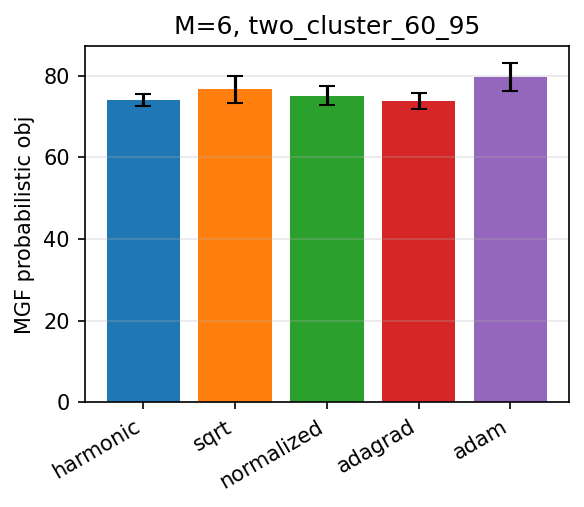

This chart was generated by the following Python code:
"""
CompareSubgradient_probabilistic.py - benchmark of dual-update methods for
the probabilistic-link Lagrangian.

Methods compared: harmonic, sqrt, normalized, adagrad, adam (+constant if
INFOCOM_INCLUDE_CONSTANT=1).

For each (method, q_profile) pair we:
  1. Run subgradientiter1_probabilistic with history=True.
  2. Build the gain table from the learned multipliers.
  3. Roll out MGF probabilistic with mc_trials trials and record mean +/- std.

Metrics recorded per (method, profile):
  - final mean MGF objective and its std over MC trials
  - subgradient runtime (seconds)
  - final max|lambda| / max|mu|
  - tail stability of multipliers (mean abs change over last 20% iters)
  - average positive compute / channel constraint residual during training

Configuration via env vars:
  INFOCOM_TITER             (default 100)
  INFOCOM_MC_TRIALS         (default 3)
  INFOCOM_SEED              (default 0)
  INFOCOM_INCLUDE_CONSTANT  (default 0)
  INFOCOM_M                 (default '6,10')
  INFOCOM_PROFILES          (default 'two_cluster_60_95,uniform_wide,bimodal_extreme')

Outputs (next to this file):
  CompareSubgradient_probabilistic_data.csv
  CompareSubgradient_probabilistic.png
"""
import os
import sys
import csv
import time
import numpy as np
import matplotlib

if not os.environ.get("MPLBACKEND"):
    matplotlib.use("Agg")
import matplotlib.pyplot as plt   # noqa: E402

sys.path.insert(0, os.path.dirname(os.path.abspath(__file__)))

from subgradientiter1_probabilistic import (
    subgradientiter1_probabilistic,
    load_multipliers_probabilistic,
    _batched_gain_table_probabilistic,
)
from MGF1_probabilistic import _single_rollout as _mgf_rollout
from probability_profiles_probabilistic import make_q_profile


TITER = int(os.environ.get("INFOCOM_TITER", "100"))
MC_TRIALS = int(os.environ.get("INFOCOM_MC_TRIALS", "3"))
SEED = int(os.environ.get("INFOCOM_SEED", "0"))
INCLUDE_CONST = int(os.environ.get("INFOCOM_INCLUDE_CONSTANT", "0"))


def _parse_list(s, default):
    if not s:
        return default
    return [x.strip() for x in s.split(",") if x.strip()]


M_VALS = [int(x) for x in _parse_list(os.environ.get("INFOCOM_M"), ["6", "10"])]
PROFILES = _parse_list(
    os.environ.get("INFOCOM_PROFILES"),
    ["two_cluster_60_95", "uniform_wide", "bimodal_extreme"],
)


def _make_penalty(km, B):
    p = np.zeros((km, B))
    for j in range(1, km + 1):
        if j % 3 == 0:
            p[j - 1, :B] = np.arange(1, B + 1)
        elif j % 3 == 1:
            p[j - 1, :B] = 10 * np.log(np.arange(1, B + 1))
        else:
            p[j - 1, :B] = np.exp(0.5 * np.arange(1, B + 1))
    return p


def _as_1d_c(c, M):
    c = np.asarray(c)
    if c.ndim == 1:
        return c.astype(float)
    return c[:, 0].astype(float)


def _tail_stability(values, frac=0.2):
    """Mean absolute consecutive change over the last `frac` of `values`."""
    arr = np.asarray(values, dtype=float)
    if arr.size < 4:
        return float("nan")
    k = max(2, int(len(arr) * frac))
    tail = arr[-k:]
    return float(np.mean(np.abs(np.diff(tail))))


def _evaluate_objective(asource1, M, T, K, B, km, n, c_use, N, w, p,
                        gamma, q, base_rng, mc_trials):
    """Run MGF rollouts with given gain table, return (mean, std, trials)."""
    Delta_init = np.zeros((M, km), dtype=np.int64)
    seeds = base_rng.integers(0, 2**31 - 1, size=mc_trials)
    out = np.zeros(mc_trials)
    for trial in range(mc_trials):
        rng = np.random.default_rng(int(seeds[trial]))
        out[trial] = _mgf_rollout(
            asource1, Delta_init, M, T, K, B, km, n, c_use, N,
            w, p, gamma, q, rng,
        )
    return float(out.mean()), float(out.std(ddof=1)) if mc_trials > 1 else 0.0


def main():
    methods = ["harmonic", "sqrt", "normalized", "adagrad", "adam"]
    if INCLUDE_CONST:
        methods.append("constant")

    print(f"Comparing subgradient methods: {methods}")
    print(f"  TITER={TITER}  MC_TRIALS={MC_TRIALS}  SEED={SEED}")
    print(f"  M_VALS={M_VALS}  PROFILES={PROFILES}")

    km = 9
    B = 20
    T = 100
    K = T
    N = 10
    gamma = 0.9
    p = _make_penalty(km, B)

    rows = []
    here = os.path.dirname(os.path.abspath(__file__))

    for M in M_VALS:
        n_arr = np.ones((M, km))
        c = np.ones((M, km)) * 2
        c_use = _as_1d_c(c, M)
        w = np.ones((M, km))

        for profile in PROFILES:
            q, qmeta = make_q_profile(profile, M, km, seed=SEED)
            print(f"\n--- M={M}, profile={profile} ---")

            for method in methods:
                t0 = time.perf_counter()
                _, hist = subgradientiter1_probabilistic(
                    M, N, T, B, gamma, p, km, w, n_arr, c, q,
                    titer=TITER, method=method,
                    seed=SEED, verbose=False, history=True,
                    save_path=os.path.join(
                        here,
                        f"multipliers_probabilistic_{method}_{profile}_M{M}.mat",
                    ),
                )
                training_runtime = time.perf_counter() - t0

                lambdasource, mu = load_multipliers_probabilistic(
                    os.path.join(
                        here,
                        f"multipliers_probabilistic_{method}_{profile}_M{M}.mat",
                    )
                )
                asource1 = _batched_gain_table_probabilistic(
                    lambdasource, mu, B, T, gamma, w, p, M, km, q, n_arr,
                )

                eval_rng = np.random.default_rng(SEED + 17)
                mean_obj, std_obj = _evaluate_objective(
                    asource1, M, T, K, B, km, n_arr, c_use, N, w, p,
                    gamma, q, eval_rng, MC_TRIALS,
                )

                tail_lam = _tail_stability(hist['lambda_max'])
                tail_mu = _tail_stability(hist['mu_max'])
                avg_comp = float(np.mean(hist['compute_violation']))
                avg_chan = float(np.mean(hist['channel_violation']))

                print(f"  {method:>11s}: obj={mean_obj:.5g}+-{std_obj:.3g}  "
                      f"runtime={training_runtime:.2f}s  "
                      f"|lam|max={hist['lambda_max'][-1]:.3f}  "
                      f"|mu|max={hist['mu_max'][-1]:.3f}  "
                      f"tail_lam={tail_lam:.3e}  "
                      f"viol(c,N)=({avg_comp:.3e},{avg_chan:.3e})")

                rows.append({
                    "M": M,
                    "profile": profile,
                    "method": method,
                    "titer": TITER,
                    "mc_trials": MC_TRIALS,
                    "seed": SEED,
                    "mean_objective": mean_obj,
                    "std_objective": std_obj,
                    "training_runtime_s": training_runtime,
                    "final_lambda_max": hist['lambda_max'][-1],
                    "final_mu_max": hist['mu_max'][-1],
                    "tail_stability_lambda": tail_lam,
                    "tail_stability_mu": tail_mu,
                    "avg_compute_violation": avg_comp,
                    "avg_channel_violation": avg_chan,
                })

    # --- CSV ---
    csv_path = os.path.join(here, "CompareSubgradient_probabilistic_data.csv")
    with open(csv_path, "w", newline="") as f:
        writer = csv.DictWriter(f, fieldnames=list(rows[0].keys()))
        writer.writeheader()
        writer.writerows(rows)
    print(f"\nWrote {csv_path}")

    # --- Ranking ---
    print("\nRanking by mean objective (lower = better):")
    avg_by_method = {}
    for method in methods:
        objs = [r["mean_objective"] for r in rows if r["method"] == method]
        avg_by_method[method] = float(np.mean(objs))
    for method, val in sorted(avg_by_method.items(), key=lambda kv: kv[1]):
        print(f"  {method:>11s}: avg obj = {val:.5g}")

    print("\nRanking by training runtime (lower = better):")
    rt_by_method = {}
    for method in methods:
        rts = [r["training_runtime_s"] for r in rows if r["method"] == method]
        rt_by_method[method] = float(np.mean(rts))
    for method, val in sorted(rt_by_method.items(), key=lambda kv: kv[1]):
        print(f"  {method:>11s}: avg runtime = {val:.2f}s")

    # --- Plot ---
    n_profiles = len(PROFILES)
    n_M = len(M_VALS)
    fig, axes = plt.subplots(n_M, n_profiles,
                             figsize=(4 * n_profiles, 3.5 * n_M),
                             squeeze=False)
    x = np.arange(len(methods))
    for i, M in enumerate(M_VALS):
        for j, profile in enumerate(PROFILES):
            ax = axes[i][j]
            ys = []
            yerr = []
            for method in methods:
                r = [r for r in rows
                     if r["M"] == M and r["profile"] == profile
                     and r["method"] == method][0]
                ys.append(r["mean_objective"])
                yerr.append(r["std_objective"])
            ax.bar(x, ys, yerr=yerr, capsize=4,
                   color=["C0", "C1", "C2", "C3", "C4", "C5"][:len(methods)])
            ax.set_xticks(x)
            ax.set_xticklabels(methods, rotation=30, ha="right")
            ax.set_title(f"M={M}, {profile}")
            ax.set_ylabel("MGF probabilistic obj")
            ax.grid(True, axis="y", alpha=0.3)

    plt.tight_layout()
    plot_path = os.path.join(here, "CompareSubgradient_probabilistic.png")
    plt.savefig(plot_path, dpi=150, bbox_inches="tight")
    print(f"Saved plot to {plot_path}")


if __name__ == "__main__":
    main()
